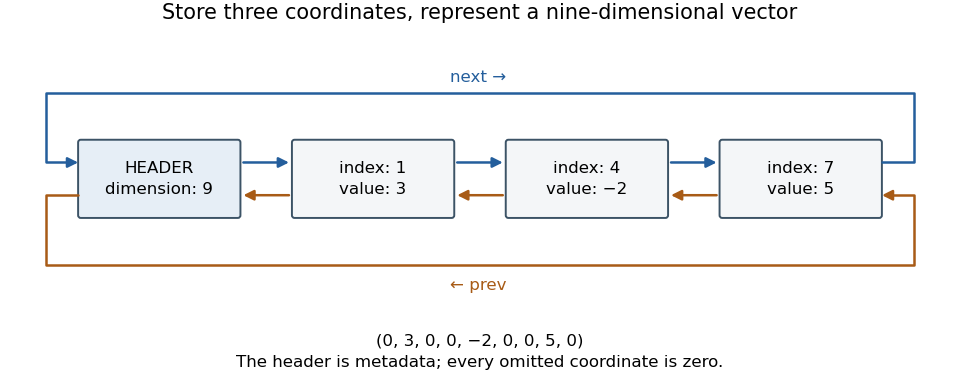

The script that saved this image:
"""Draw an original circular sparse-vector example; output to the current directory."""
from pathlib import Path

from matplotlib.backends.backend_agg import FigureCanvasAgg
from matplotlib.figure import Figure
from matplotlib.patches import FancyArrowPatch, FancyBboxPatch
from matplotlib.path import Path as DrawPath


def main():
    figure = Figure(figsize=(9.6, 3.8), dpi=100, facecolor="white")
    FigureCanvasAgg(figure)
    ax = figure.add_axes((0.025, 0.18, 0.95, 0.67))
    positions = (0.0, 2.45, 4.9, 7.35)
    labels = ("HEADER\ndimension: 9", "index: 1\nvalue: 3", "index: 4\nvalue: −2", "index: 7\nvalue: 5")
    forward, backward = "#245e9c", "#a85b16"
    width, bottom, height = 1.8, 0.7, 0.8
    for i, (x, label) in enumerate(zip(positions, labels)):
        ax.add_patch(FancyBboxPatch((x, bottom), width, height,
                     boxstyle="round,pad=0.03", edgecolor="#3c5366",
                     facecolor="#e6eef6" if i == 0 else "#f4f6f8", linewidth=1.4))
        ax.text(x + width / 2, bottom + height / 2, label,
                ha="center", va="center", fontsize=12, linespacing=1.45)
    for left, right in zip(positions, positions[1:]):
        for start, end, y, color in ((left + width, right, 1.28, forward),
                                      (right, left + width, 0.92, backward)):
            ax.add_patch(FancyArrowPatch((start, y), (end, y),
                         arrowstyle="-|>", mutation_scale=15, linewidth=1.8,
                         color=color, shrinkA=4, shrinkB=4))
    wraps = (
        ([(9.18, 1.28), (9.55, 1.28), (9.55, 2.04), (-0.4, 2.04),
          (-0.4, 1.28), (-0.03, 1.28)], forward),
        ([(-0.03, 0.92), (-0.4, 0.92), (-0.4, 0.15), (9.55, 0.15),
          (9.55, 0.92), (9.18, 0.92)], backward),
    )
    for vertices, color in wraps:
        path = DrawPath(vertices, [DrawPath.MOVETO] + [DrawPath.LINETO] * 5)
        ax.add_patch(FancyArrowPatch(path=path, arrowstyle="-|>",
                     mutation_scale=15, linewidth=1.8, color=color))
    ax.text(4.55, 2.17, "next →", color=forward, fontsize=12, ha="center")
    ax.text(4.55, -0.12, "← prev", color=backward, fontsize=12, ha="center")
    ax.set(xlim=(-0.65, 9.8), ylim=(-0.36, 2.44))
    ax.axis("off")
    figure.text(0.5, 0.95, "Store three coordinates, represent a nine-dimensional vector",
                ha="center", fontsize=15)
    figure.text(0.5, 0.075, "(0, 3, 0, 0, −2, 0, 0, 5, 0)\nThe header is metadata; every omitted coordinate is zero.",
                ha="center", va="center", fontsize=12, linespacing=1.5)
    figure.savefig(Path.cwd() / "sparse-linked-vector.png",
                   dpi=100, facecolor="white", transparent=False)


if __name__ == "__main__":
    main()
